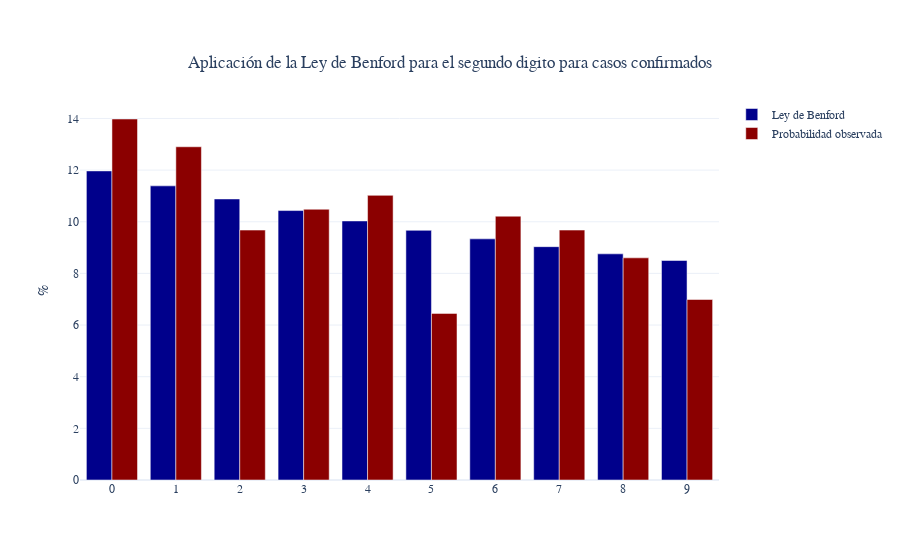

The notebook cell saved with this chart:
### Code cell
# Segundo Digito
fig = go.Figure()

fig.add_trace(go.Bar( x = Benford_Law_2['d_2'], y = Benford_Law_2['p_d_2'], 
                     name = 'Ley de Benford', 
                     marker_color = 'darkblue' ))

fig.add_trace(go.Bar( x = DF_2['index'], y = DF_2['pd_2']*100, 
                     name = 'Probabilidad observada', 
                     marker_color = 'darkred' ))

fig.update_layout( template = 'plotly_white', # "plotly", "plotly_white", "ggplot2", "seaborn", "simple_white", "none"
                  barmode = 'overlay', 
                  title = { 'text': 'Aplicación de la Ley de Benford para el segundo digito para casos confirmados',
                           'y':0.9, 'x':0.5, 'xanchor': 'center', 'yanchor': 'top'}, 
                  yaxis = dict( title = '%' ), 
                  font_family = 'Calibri Light', xaxis = dict( tickmode = 'linear'))

fig.update_layout( barmode = 'group' )

fig.show()

### Figure 1 — Plotly figure (JSON) as saved in the notebook; plotly's stock layout.template omitted (floating-point values rounded to 4 significant figures)
{"data": [{"marker": {"color": "darkblue"}, "name": "Ley de Benford", "type": "bar", "x": [0, 1, 2, 3, 4, 5, 6, 7, 8, 9], "y": [11.97, 11.39, 10.88, 10.43, 10.03, 9.668, 9.337, 9.035, 8.757, 8.5]}, {"marker": {"color": "darkred"}, "name": "Probabilidad observada", "type": "bar", "x": [0, 1, 2, 3, 4, 5, 6, 7, 8, 9], "y": [13.98, 12.9, 9.677, 10.48, 11.02, 6.452, 10.22, 9.677, 8.602, 6.989]}], "layout": {"barmode": "group", "font": {"family": "Calibri Light"}, "title": {"text": "Aplicación de la Ley de Benford para el segundo digito para casos confirmados", "x": 0.5, "xanchor": "center", "y": 0.9, "yanchor": "top"}, "xaxis": {"tickmode": "linear"}, "yaxis": {"title": {"text": "%"}}}}
